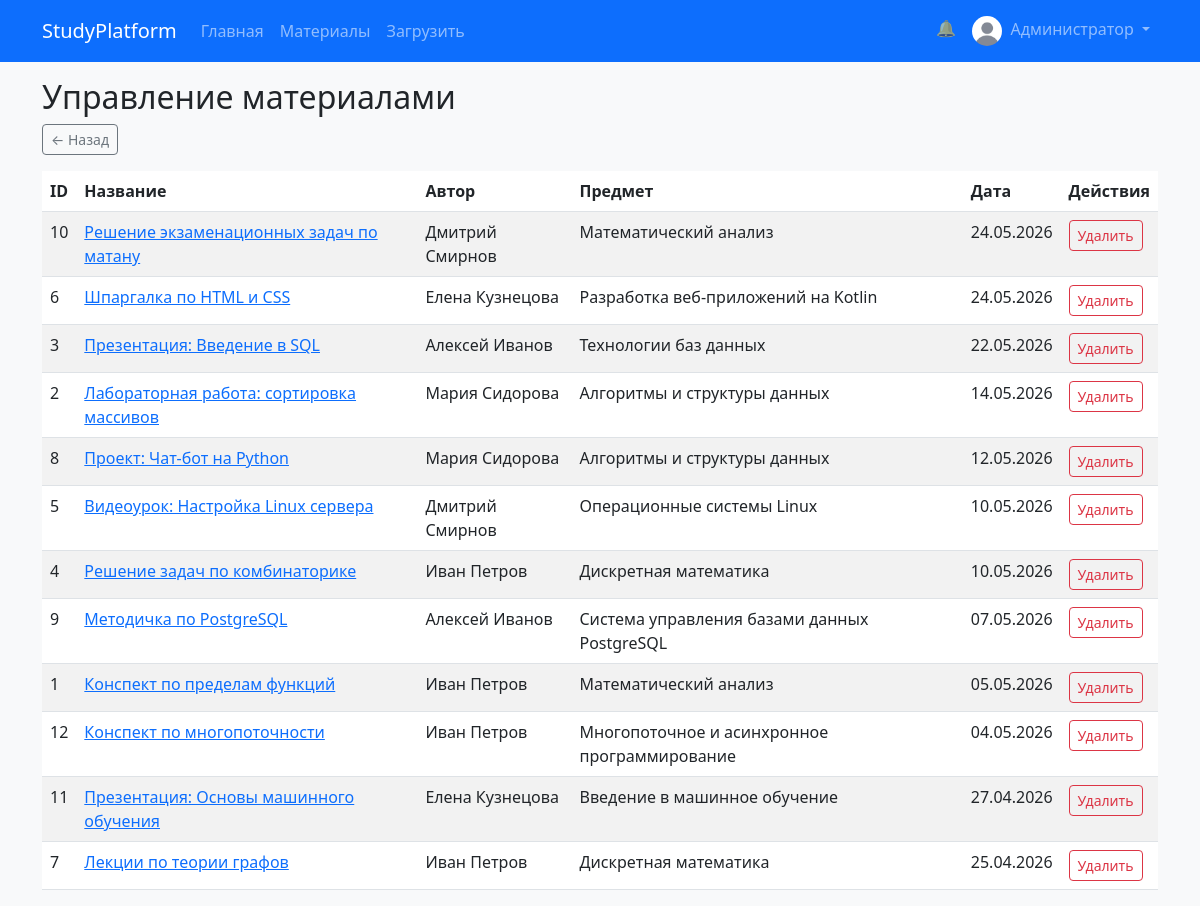
Screenshot of /admin/materials (signed in) with the database file from the repository.
### app/models.py (models this page shows, shortened)
class User(UserMixin, db.Model):
    id = db.Column(db.Integer, primary_key=True)
    email = db.Column(db.String(100), unique=True, nullable=False)
    password_hash = db.Column(db.String(128))
    full_name = db.Column(db.String(100), nullable=False)
    avatar = db.Column(db.String(200), default='defaults_avatars/default.png')
    role = db.Column(db.String(20), default='student')  # student, teacher, admin
    faculty = db.Column(db.String(100), default='')
    course = db.Column(db.String(10), default='')
    bio = db.Column(db.Text, default='')
    rating = db.Column(db.Float, default=0.0)
    created_at = db.Column(db.DateTime, default=datetime.utcnow)
    materials = db.relationship('Material', backref='author', lazy='dynamic')
    ratings = db.relationship('Rating', backref='user', lazy='dynamic')
    comments = db.relationship('Comment', backref='user', lazy='dynamic')
    favorites = db.relationship('Favorite', backref='user', lazy='dynamic')
    def is_admin(self):
        return self.role == 'admin'

class Material(db.Model):
    id = db.Column(db.Integer, primary_key=True)
    title = db.Column(db.String(200), nullable=False)
    description = db.Column(db.Text)
    type = db.Column(db.String(20))  # 'конспект', 'решение', 'видео', 'презентация'
    file_url = db.Column(db.String(300))  # ссылка или путь к файлу
    user_id = db.Column(db.Integer, db.ForeignKey('user.id'), nullable=False)
    subject_id = db.Column(db.Integer, db.ForeignKey('subject.id'))
    course_id = db.Column(db.Integer)  # или связь с курсом, пока просто число
    views = db.Column(db.Integer, default=0)
    downloads = db.Column(db.Integer, default=0)
    average_rating = db.Column(db.Float, default=0.0)
    created_at = db.Column(db.DateTime, default=datetime.utcnow)
    updated_at = db.Column(db.DateTime, default=datetime.utcnow, onupdate=datetime.utcnow)
    tags = db.relationship('Tag', secondary=material_tags, backref=db.backref('materials', lazy='dynamic'), lazy='dynamic')
    comments = db.relationship('Comment', backref='material', lazy='dynamic')
    ratings = db.relationship('Rating', backref='material', lazy='dynamic')
    favorites = db.relationship('Favorite', backref='material', lazy='dynamic')

class Subject(db.Model):
    id = db.Column(db.Integer, primary_key=True)
    name = db.Column(db.String(100), nullable=False)
    code = db.Column(db.String(20), unique=True)
    faculty = db.Column(db.String(100))
    description = db.Column(db.Text)
    materials = db.relationship('Material', backref='subject', lazy='dynamic')

### app/routes/admin.py (the view)
@admin_bp.route('/materials')
@login_required
@admin_required
def materials():
    materials = Material.query.order_by(Material.created_at.desc()).all()
    return render_template('admin/materials.html', materials=materials)

### app/templates/admin/materials.html
{% extends 'base.html' %}
{% block content %}
<h2>Управление материалами</h2>
<a href="{{ url_for('admin.dashboard') }}" class="btn btn-sm btn-outline-secondary mb-3">← Назад</a>
<table class="table table-striped">
    <thead>
        <tr>
            <th>ID</th>
            <th>Название</th>
            <th>Автор</th>
            <th>Предмет</th>
            <th>Дата</th>
            <th>Действия</th>
        </tr>
    </thead>
    <tbody>
        {% for m in materials %}
        <tr>
            <td>{{ m.id }}</td>
            <td><a href="{{ url_for('materials.material_detail', id=m.id) }}">{{ m.title }}</a></td>
            <td>{{ m.author.full_name }}</td>
            <td>{{ m.subject.name if m.subject else '-' }}</td>
            <td>{{ m.created_at.strftime('%d.%m.%Y') }}</td>
            <td>
                <a href="{{ url_for('admin.delete_material', id=m.id) }}" class="btn btn-sm btn-outline-danger"
                   onclick="return confirm('Удалить материал «{{ m.title }}»?')">Удалить</a>
            </td>
        </tr>
        {% endfor %}
    </tbody>
</table>
{% endblock %}

### app/templates/base.html (shortened to what this page needs)
<!DOCTYPE html>
<html lang="ru">
<head>
    <link href="https://cdn.jsdelivr.net/npm/bootstrap@5.3.0/dist/css/bootstrap.min.css" rel="stylesheet">
    <link rel="stylesheet" href="{{ url_for('static', filename='css/style.css') }}">
</head>
<body>
    <nav class="navbar navbar-expand-lg navbar-dark bg-primary">
        <div class="container">
            <a class="navbar-brand" href="{{ url_for('main.index') }}">StudyPlatform</a>
            <div class="collapse navbar-collapse" id="navbarNav">
                <ul class="navbar-nav me-auto">
                    <li class="nav-item">
                        <a class="nav-link" href="{{ url_for('main.index') }}">Главная</a>
                    </li>
                    <li class="nav-item">
                        <a class="nav-link" href="{{ url_for('materials.browse') }}">Материалы</a>
                    </li>
                    {% if current_user.is_authenticated %}
                    <li class="nav-item">
                        <a class="nav-link" href="{{ url_for('materials.upload') }}">Загрузить</a>
                    </li>
                    {% endif %}
                </ul>
                <ul class="navbar-nav">
                    {% if current_user.is_authenticated %}
                    <li class="nav-item">
                        <a class="nav-link position-relative" href="{{ url_for('notifications.list_notifications') }}">
                            🔔
                        </a>
                    </li>
                    <li class="nav-item dropdown">
                        <a class="nav-link dropdown-toggle" href="#" role="button" data-bs-toggle="dropdown">
                            {% set avatar_url = url_for('static', filename='uploads/' + current_user.avatar) if current_user.avatar else 'https://via.placeholder.com/30' %}
                            <img src="{{ avatar_url }}" class="rounded-circle me-1" width="30" height="30" style="object-fit: cover;" onerror="this.src='https://via.placeholder.com/30'">
                            {{ current_user.full_name }}
                        </a>
                    </li>
                    {% endif %}
                </ul>
            </div>
        </div>
    </nav>
    <div class="container mt-3">
        {% block content %}{% endblock %}
    </div>
</body>
</html>

### static/css/style.css (style rules this page uses)
body { background-color: #f8f9fa; }
.rounded-circle { object-fit: cover; }

### rows the page displays
User: full_name "Администратор"
Material: id "10", title "Решение экзаменационных задач по матану", author.full_name "Дмитрий Смирнов", subject "Математический анализ", created_at "24.05.2026"
Material: id "6", title "Шпаргалка по HTML и CSS", author.full_name "Елена Кузнецова", subject "Разработка веб-приложений на Kotlin", created_at "24.05.2026"
Material: id "3", title "Презентация: Введение в SQL", author.full_name "Алексей Иванов", subject "Технологии баз данных", created_at "22.05.2026"
Material: id "2", title "Лабораторная работа: сортировка массивов", author.full_name "Мария Сидорова", subject "Алгоритмы и структуры данных", created_at "14.05.2026"
Material: id "8", title "Проект: Чат-бот на Python", author.full_name "Мария Сидорова", subject "Алгоритмы и структуры данных", created_at "12.05.2026"
Material: id "5", title "Видеоурок: Настройка Linux сервера", author.full_name "Дмитрий Смирнов", subject "Операционные системы Linux", created_at "10.05.2026"
Material: id "4", title "Решение задач по комбинаторике", author.full_name "Иван Петров", subject "Дискретная математика", created_at "10.05.2026"
Material: id "9", title "Методичка по PostgreSQL", author.full_name "Алексей Иванов", subject "Система управления базами данных PostgreSQL", created_at "07.05.2026"
Material: id "1", title "Конспект по пределам функций", author.full_name "Иван Петров", subject "Математический анализ", created_at "05.05.2026"
Material: id "12", title "Конспект по многопоточности", author.full_name "Иван Петров", subject "Многопоточное и асинхронное программирование", created_at "04.05.2026"
Material: id "11", title "Презентация: Основы машинного обучения", author.full_name "Елена Кузнецова", subject "Введение в машинное обучение", created_at "27.04.2026"
Material: id "7", title "Лекции по теории графов", author.full_name "Иван Петров", subject "Дискретная математика", created_at "25.04.2026"
